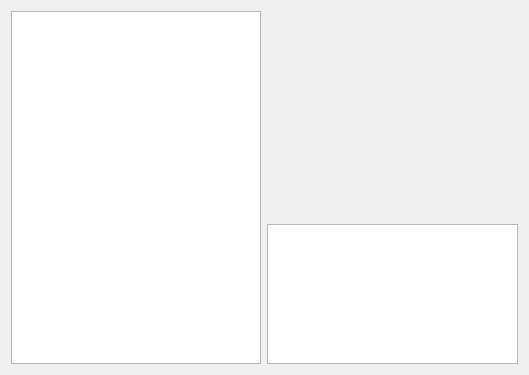
<?xml version="1.0" encoding="UTF-8"?>
<ui version="4.0">
 <class>LocalModBrowser</class>
 <widget class="QWidget" name="LocalModBrowser">
  <property name="geometry">
   <rect>
    <x>0</x>
    <y>0</y>
    <width>529</width>
    <height>375</height>
   </rect>
  </property>
  <property name="windowTitle">
   <string>Form</string>
  </property>
  <layout class="QGridLayout" name="gridLayout">
   <item row="0" column="0" rowspan="2">
    <widget class="QListWidget" name="modListWidget">
     <property name="verticalScrollMode">
      <enum>QAbstractItemView::ScrollPerPixel</enum>
     </property>
    </widget>
   </item>
   <item row="0" column="1">
    <spacer name="verticalSpacer">
     <property name="orientation">
      <enum>Qt::Vertical</enum>
     </property>
     <property name="sizeHint" stdset="0">
      <size>
       <width>20</width>
       <height>259</height>
      </size>
     </property>
    </spacer>
   </item>
   <item row="1" column="1">
    <widget class="QTextBrowser" name="modInfoText">
     <property name="maximumSize">
      <size>
       <width>400</width>
       <height>16777215</height>
      </size>
     </property>
    </widget>
   </item>
  </layout>
 </widget>
 <resources/>
 <connections/>
</ui>
